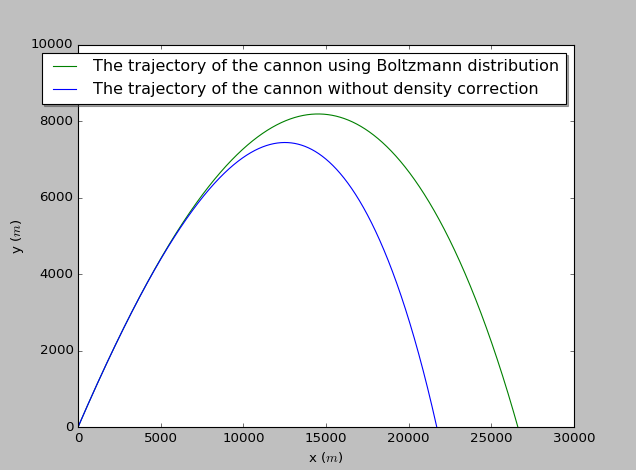

Python code for this plot:
import pylab as pl
import math
class flying_cannon:
    """
    Calculation of the trajectory of the cannon
    Home work of the second chapter done by He Yijun
    Question 2.7
    """
    def __init__(self,angle = 3.14/4 , velocity = 700,location_x = 0, location_y = 0, time_step = 0.001 , B_over_m = 0.00004, B_over_m_const = 0.00004):
        # unit of time is s ; unit of angle is rad
        self.v_x = [velocity * math.cos(angle)]
        self.v_y = [velocity * math.sin(angle)]
        self.v=[velocity]        
        self.x = [location_x]        
        self.y = [location_y]
        self.v_xno = [velocity * math.cos(angle)]
        self.v_yno = [velocity * math.sin(angle)]
        self.vno =[velocity]        
        self.xno = [location_x]        
        self.yno = [location_y]
        self.t = [0]
        self.dt = time_step
        self.const = [B_over_m]
        self.constno = [B_over_m_const]
        self.g = 9.8
        print("Initial velocity ->", velocity)
        print("Initial angle of velocity ->", angle)
        print("Initial location of cannon shell ->", (location_x, location_y))
        print("time step -> ", time_step)
    def calculate(self):
        while not self.y[-1] < 0 :
            vx = self.v_x[-1] - self.v_x[-1] * self.v[-1] * self.const[-1] * self.dt
            vy = self.v_y[-1] - self.v_y[-1] * self.v[-1] * self.const[-1] * self.dt - self.g * self.dt         
            self.v_x.append(vx)
            self.v_y.append(vy)
            x = self.x[-1] + self.v_x[-1] * self.dt
            y = self.y[-1] + self.v_y[-1] * self.dt
            v = math.sqrt(self.v_x[-1] * self.v_x[-1] + self.v_y[-1] * self.v_y[-1]) 
            c =  self.const[0] * math.exp(-self.y[-1]/10**4)
            self.const.append(c)            
            self.x.append(x)
            self.y.append(y)
            self.t.append(self.t[-1] + self.dt)
            self.v.append(v)
        amend_y = -self.y[-2]/self.y[-1]
        amend_x = (self.x[-2]+amend_y*self.x[-1])/(amend_y + 1)        
        self.x.remove(self.x[-1])
        self.y.remove(self.y[-1])
        self.x.append(amend_x)
        self.y.append(0)
    def calculate_c(self):
        while not self.yno[-1] < 0 :
            vxno = self.v_xno[-1] - self.v_xno[-1] * self.vno[-1] * self.constno[0] * self.dt
            vyno = self.v_yno[-1] - self.v_yno[-1] * self.vno[-1] * self.constno[0] * self.dt - self.g * self.dt         
            self.v_xno.append(vxno)
            self.v_yno.append(vyno)
            xno = self.xno[-1] + self.v_xno[-1] * self.dt
            yno = self.yno[-1] + self.v_yno[-1] * self.dt
            vno = math.sqrt(self.v_xno[-1] * self.v_xno[-1] + self.v_yno[-1] * self.v_yno[-1])            
            self.xno.append(xno)
            self.yno.append(yno)
            self.t.append(self.t[-1] + self.dt)
            self.vno.append(vno)
        amend_yno = -self.yno[-2]/self.yno[-1]
        amend_xno = (self.xno[-2]+amend_yno*self.xno[-1])/(amend_yno + 1)        
        self.xno.remove(self.xno[-1])
        self.yno.remove(self.yno[-1])
        self.xno.append(amend_xno)
        self.yno.append(0)
    def show_results(self):
        pl.plot(self.x, self.y, 'g', label='The trajectory of the cannon using Boltzmann distribution')
        pl.plot(self.xno, self.yno, 'b', label='The trajectory of the cannon without density correction')
        pl.xlim(0.0, 30000.0)
        pl.ylim(0.0, 10000.0)
        pl.xlabel('x ($m$)')
        pl.ylabel('y ($m$)')
        pl.legend(loc='best', shadow=True)
        pl.show()
    def store_results(self):
        myfile = open('flying_cannon', 'w')
        for i in range(len(self.t)):
            print(self.t[i],(self.x[i],self.y[i]),(self.xno[i],self.yno[i]), file = myfile)
        myfile.close()

a = flying_cannon()
a.calculate()
a.calculate_c()
a.show_results()
a.store_results()
